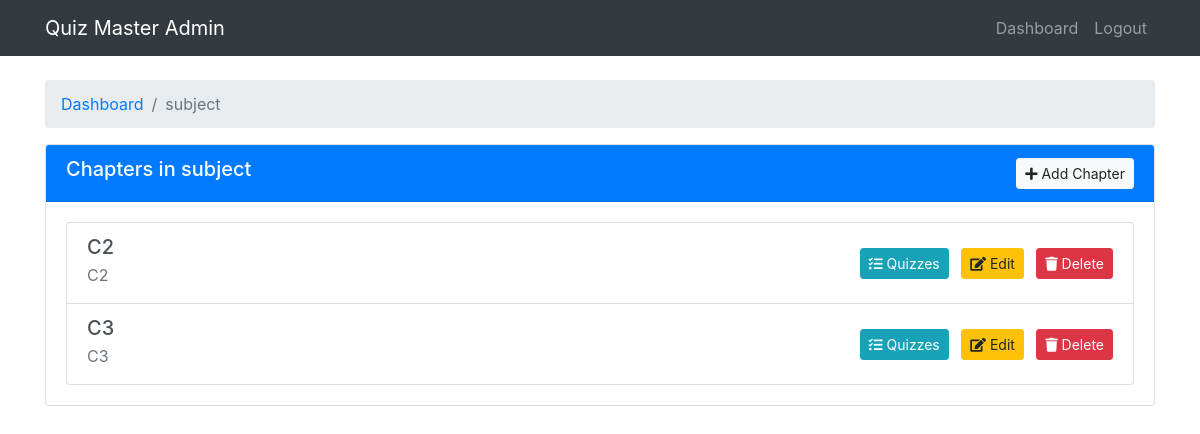
Page /admin/subject/1/chapters (signed in) on the earlier database version.
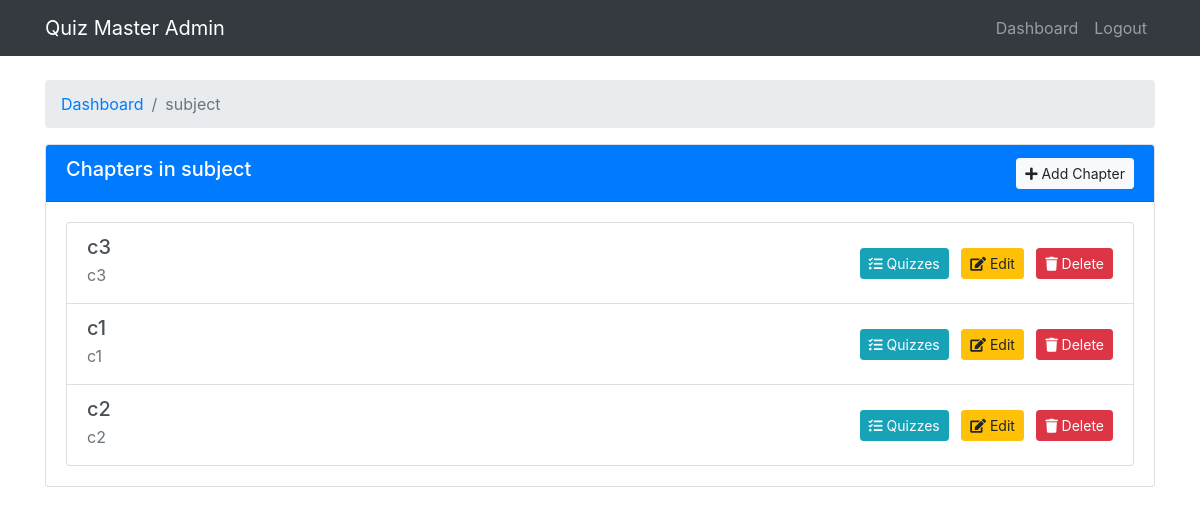
Same page on the later database version.
### models/db_setup.py (models this page shows)
class Chapter(db.Model):
    id = db.Column(db.Integer, primary_key=True)
    name = db.Column(db.String(100), nullable=False)
    description = db.Column(db.Text)
    subject_id = db.Column(db.Integer, db.ForeignKey('subject.id'), nullable=False)
    quizzes = db.relationship('Quiz', backref='chapter', lazy=True, cascade="all, delete-orphan")

### controllers/admin.py (the view)
def view_chapters(subject_id):
    if not session.get('is_admin'):
        return redirect(url_for('login'))
    subject = Subject.query.get_or_404(subject_id)
    return render_template('admin/chapters.html', subject=subject)

### templates/admin/chapters.html (shortened to what this page needs)
<!DOCTYPE html>
<html lang="en">
<head>
    <link rel="stylesheet" href="https://stackpath.bootstrapcdn.com/bootstrap/4.5.2/css/bootstrap.min.css">
    <link rel="stylesheet" href="https://cdnjs.cloudflare.com/ajax/libs/font-awesome/5.15.1/css/all.min.css">
</head>
<body>
    <nav class="navbar navbar-expand-lg navbar-dark bg-dark">
        <div class="container">
            <a class="navbar-brand" href="#">Quiz Master Admin</a>
            <div class="collapse navbar-collapse" id="navbarNav">
                <ul class="navbar-nav ml-auto">
                    <li class="nav-item">
                        <a class="nav-link" href="{{ url_for('admin_dashboard') }}">Dashboard</a>
                    </li>
                    <li class="nav-item">
                        <a class="nav-link" href="{{ url_for('logout') }}">Logout</a>
                    </li>
                </ul>
            </div>
        </div>
    </nav>
    <div class="container mt-4">
        <nav aria-label="breadcrumb">
            <ol class="breadcrumb">
                <li class="breadcrumb-item"><a href="{{ url_for('admin_dashboard') }}">Dashboard</a></li>
                <li class="breadcrumb-item active">{{ subject.name }}</li>
            </ol>
        </nav>
        <div class="card">
            <div class="card-header bg-primary text-white d-flex justify-content-between align-items-center">
                <h5>Chapters in {{ subject.name }}</h5>
                <a href="{{ url_for('add_chapter', subject_id=subject.id) }}" class="btn btn-sm btn-light">
                    <i class="fas fa-plus"></i> Add Chapter
                </a>
            </div>
            <div class="card-body">
                {% if subject.chapters %}
                    <div class="list-group">
                        {% for chapter in subject.chapters %}
                            <div class="list-group-item list-group-item-action d-flex justify-content-between align-items-center">
                                <div>
                                    <h5 class="mb-1">{{ chapter.name }}</h5>
                                    <p class="mb-1 text-muted">{{ chapter.description }}</p>
                                </div>
                                <div>
                                    <a href="{{ url_for('view_quizzes', chapter_id=chapter.id) }}" class="btn btn-info btn-sm mr-2">
                                        <i class="fas fa-tasks"></i> Quizzes
                                    </a>
                                    <a href="{{ url_for('edit_chapter', chapter_id=chapter.id) }}" class="btn btn-warning btn-sm mr-2">
                                        <i class="fas fa-edit"></i> Edit
                                    </a>
                                    <a href="{{ url_for('delete_chapter', chapter_id=chapter.id) }}" class="btn btn-danger btn-sm"
                                       onclick="return confirm('Are you sure you want to delete this chapter?')">
                                        <i class="fas fa-trash"></i> Delete
                                    </a>
                                </div>
                            </div>
                        {% endfor %}
                    </div>
                {% else %}
                    <p class="text-center">No chapters added for this subject yet.</p>
                {% endif %}
            </div>
        </div>
    </div>
</body>
</html>

Differences in the rows shown:
removed Chapter: name "C2", description "C2"
changed Chapter (number 1 of 3 on the later page): name "C3" → "c3"; description "C3" → "c3"
added Chapter: name "c1", description "c1"
added Chapter: name "c2", description "c2"
